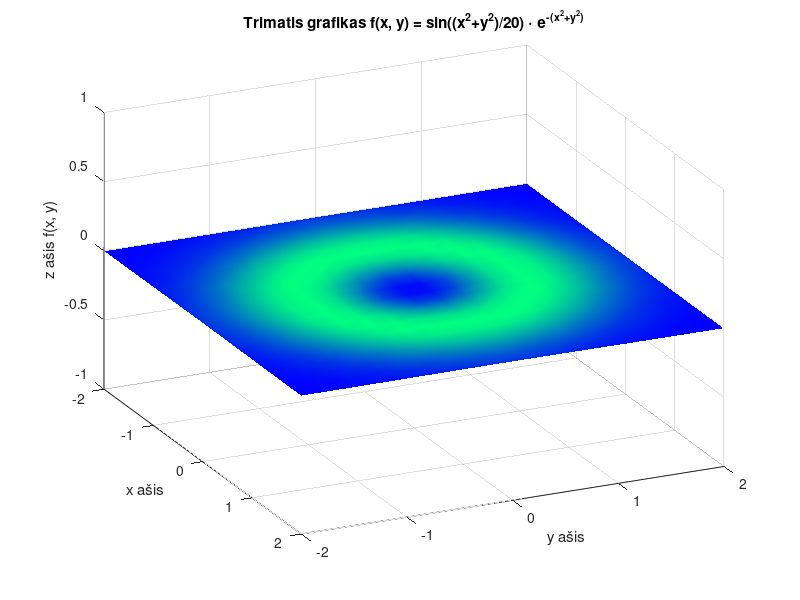
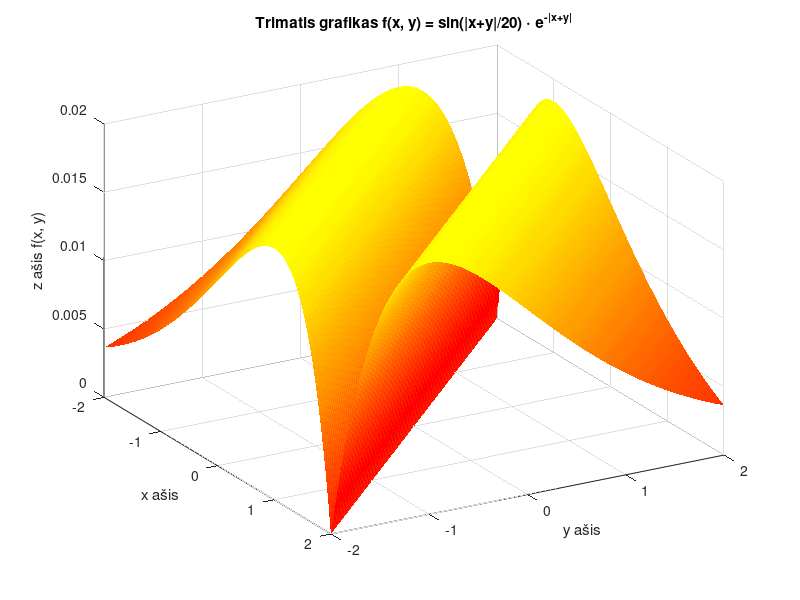

Reproduce these figures in MATLAB, in order. (Note: this script raises an error after producing the figures.)
%Dziugas Sabulis
%EEF25/1
%05/10/2026

x = linspace(-2, 2, 20);
y = linspace(-2, 2, 20);

[X, Y] = meshgrid(x, y);

Z = sin((X.^2 + Y.^2) / 20) .* exp(-(X.^2 + Y.^2));

figure('Name', 'Trimatis grafikas');
surf(X, Y, Z);
colormap("winter");
shading("interp");

zlim([-1 1]);

title('Trimatis grafikas f(x, y) = sin((x^2+y^2)/20) \cdot e^{-(x^2+y^2)}');
xlabel('x ašis');
ylabel('y ašis');
zlabel('z ašis f(x, y)');

view(65,30);
grid on;
%% 
x = linspace(-2, 2);
y = linspace(-2, 2);

[X, Y] = meshgrid(x, y);

Z = sin(abs(X + Y)/20).*exp(-(abs(X + Y)));

figure('Name', 'Trimatis grafikas 2');
surf(X, Y, Z);
colormap("autumn");
shading("flat");

title('Trimatis grafikas f(x, y) = sin(|x+y|/20) \cdot e^{-|x+y|}');
xlabel('x ašis');
ylabel('y ašis');
zlabel('z ašis f(x, y)');

view(60,30);
grid on;
%% 

Z = 1-(X.^2 + Y.^2);
figure('Name', 'Papildoma');

tiledlayout(3,1)
ax1 = nexttile;
surf(X,Y,Z)
colormap(ax1,spring)
shading(ax1,"flat")

ax2 = nexttile; 
surf(X,Y,Z)
colormap(ax2,cool)
shading(ax2,"flat")

ax3 = nexttile; 
surf(X,Y,Z)
colormap(ax3,"abyss")
shading(ax3,"flat")
